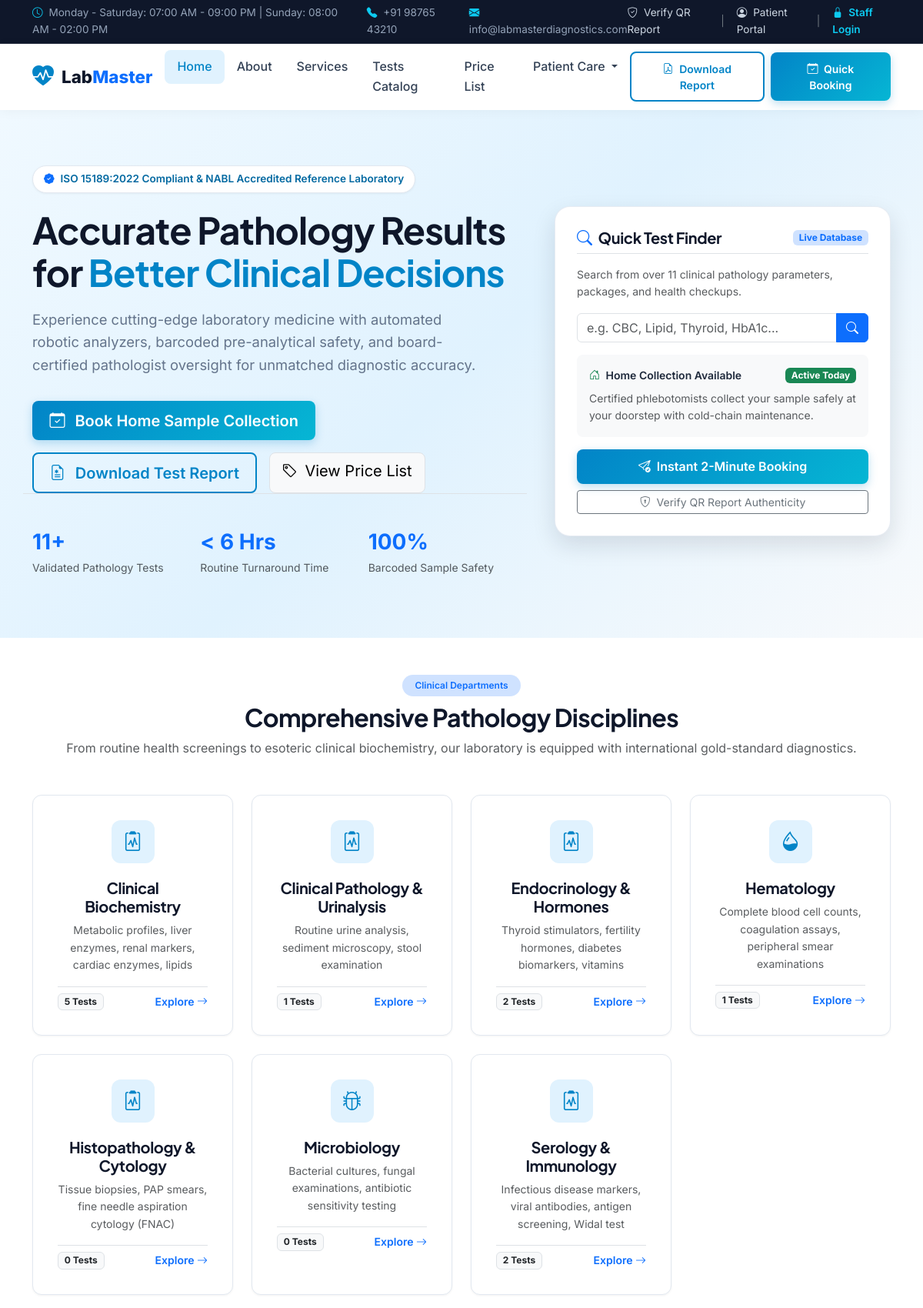
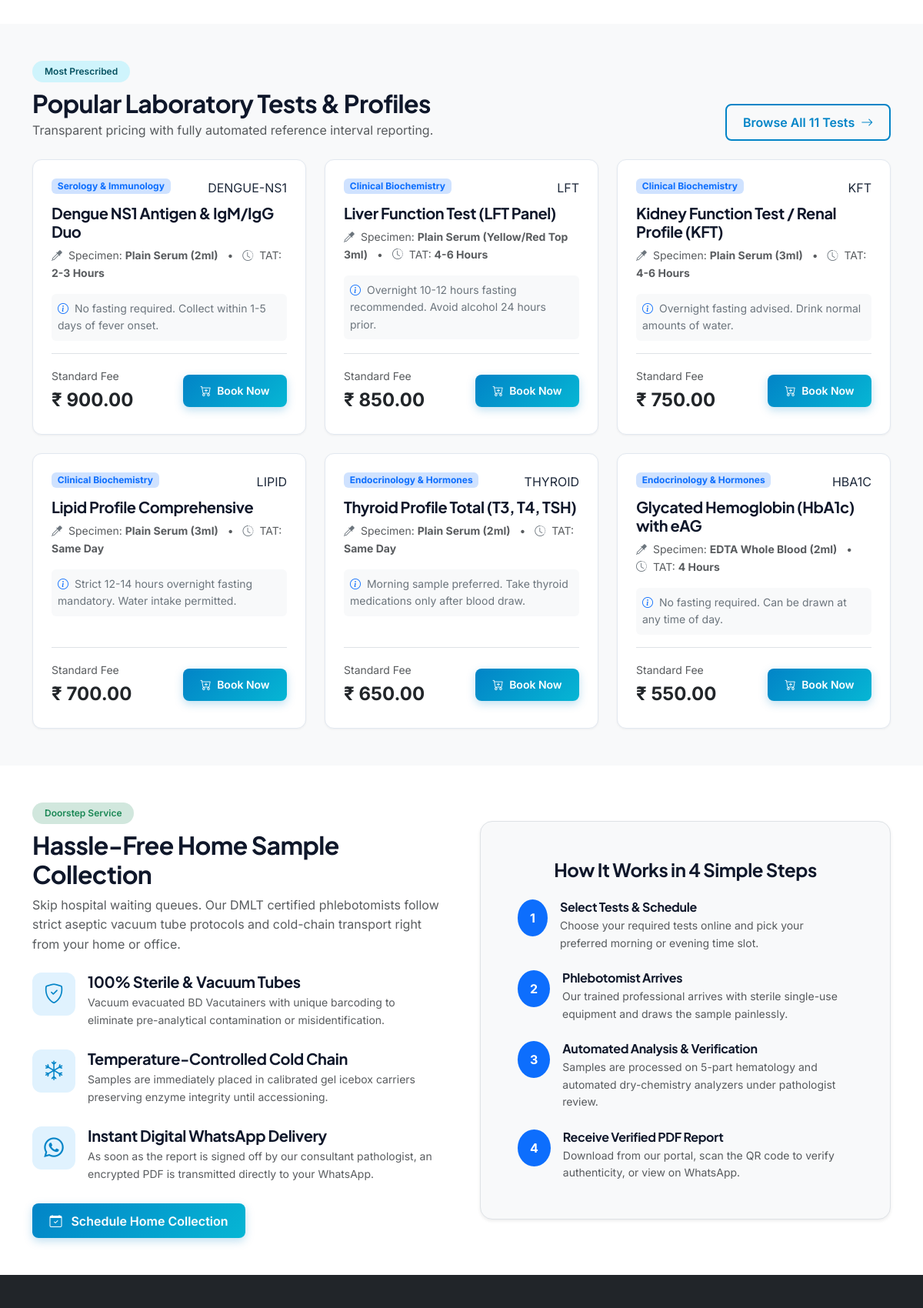
The page / (upper part) on the database its author committed (2 pictures, top to bottom).
### tables this page shows
CREATE TABLE `test_categories` (
  `id` INT AUTO_INCREMENT PRIMARY KEY,
  `name` VARCHAR(100) NOT NULL,
  `code` VARCHAR(50) NOT NULL UNIQUE,
  `description` TEXT NULL,
  `icon` VARCHAR(50) DEFAULT 'bi-droplet',
  `sort_order` INT DEFAULT 0,
  `is_active` TINYINT(1) DEFAULT 1
);

CREATE TABLE `tests` (
  `id` INT AUTO_INCREMENT PRIMARY KEY,
  `category_id` INT NOT NULL,
  `test_code` VARCHAR(50) NOT NULL UNIQUE,
  `test_name` VARCHAR(150) NOT NULL,
  `short_name` VARCHAR(50) NULL,
  `specimen_type` VARCHAR(100) NOT NULL DEFAULT 'Serum',
  `department` VARCHAR(100) NULL,
  `price` DECIMAL(10,2) NOT NULL DEFAULT 0.00,
  `cost_price` DECIMAL(10,2) DEFAULT 0.00,
  `turnaround_time` VARCHAR(100) DEFAULT 'Same Day (4-6 Hours)',
  `method` VARCHAR(100) NULL,
  `instructions` TEXT NULL,
  `clinical_significance` TEXT NULL,
  `is_package` TINYINT(1) DEFAULT 0,
  `is_active` TINYINT(1) DEFAULT 1,
  `created_at` TIMESTAMP DEFAULT CURRENT_TIMESTAMP,
  FOREIGN KEY (`category_id`) REFERENCES `test_categories`(`id`),
  INDEX (`test_code`),
  INDEX (`test_name`),
  INDEX (`category_id`)
);

### index.php (the view, shortened to what the rows shown need)
<?php
require_once __DIR__ . '/config/config.php';
require_once __DIR__ . '/includes/functions.php';
$categories = Database::fetchAll(
    "SELECT c.*, COUNT(t.id) as test_count
     FROM `test_categories` c
     LEFT JOIN `tests` t ON c.id = t.category_id AND t.is_active = 1
     GROUP BY c.id
     ORDER BY c.name ASC"
);
$popularTests = Database::fetchAll(
    "SELECT t.*, c.name as category_name
     FROM `tests` t
     JOIN `test_categories` c ON t.category_id = c.id
     WHERE t.is_active = 1
     ORDER BY t.price DESC
     LIMIT 6"
);
require_once __DIR__ . '/includes/header.php';
?>
<section class="hero-section">
  <div class="container">
    <div class="row align-items-center g-5">
      <div class="col-lg-7">
        <h1 class="hero-title">
          Accurate Pathology Results for <span>Better Clinical Decisions</span>
        </h1>
      </div>
    </div>
  </div>
</section>
<section class="py-5 bg-white">
  <div class="container">
    <div class="text-center max-w-700 mx-auto mb-5">
      <h2 class="section-title">Comprehensive Pathology Disciplines</h2>
    </div>
    <div class="row g-4">
      <?php
      $icons = [
          'Hematology' => 'bi-droplet-half',
          'Biochemistry' => 'bi-activity',
          'Clinical Pathology' => 'bi-prescription2',
          'Serology' => 'bi-shield-plus',
          'Immunology' => 'bi-virus',
          'Microbiology' => 'bi-bug',
          'Hormone Assays' => 'bi-heart-pulse'
      ];
      foreach ($categories as $cat):
          $icon = $icons[$cat['name']] ?? 'bi-clipboard2-pulse';
      ?>
      <div class="col-lg-3 col-md-4 col-sm-6">
        <div class="feature-card text-center">
          <div class="feature-icon-box mx-auto">
            <i class="bi <?= $icon ?>"></i>
          </div>
          <h5 class="fw-bold mb-2"><?= e($cat['name']) ?></h5>
          <p class="text-muted small mb-3"><?= e($cat['description'] ?? 'Automated precision diagnostics.') ?></p>
          <div class="d-flex align-items-center justify-content-between pt-2 border-top">
            <span class="badge bg-light text-dark border"><?= (int)$cat['test_count'] ?> Tests</span>
            <a href="<?= BASE_URL ?>/tests.php?cat=<?= (int)$cat['id'] ?>" class="text-primary small fw-semibold text-decoration-none">
              Explore <i class="bi bi-arrow-right"></i>
            </a>
          </div>
        </div>
      </div>
      <?php endforeach; ?>
    </div>
  </div>
</section>
<section class="py-5 bg-light">
  <div class="container">
    <div class="d-flex flex-wrap justify-content-between align-items-end mb-4">
      <div>
        <h2 class="section-title mb-1">Popular Laboratory Tests & Profiles</h2>
      </div>
    </div>
    <div class="row g-4">
      <?php foreach ($popularTests as $test): ?>
      <div class="col-lg-4 col-md-6">
        <div class="test-card h-100 d-flex flex-column justify-content-between">
          <div>
            <div class="d-flex justify-content-between align-items-start mb-2">
              <span class="badge bg-primary-subtle text-primary"><?= e($test['category_name']) ?></span>
              <span class="test-code"><?= e($test['test_code']) ?></span>
            </div>
            <h5 class="fw-bold mb-2"><?= e($test['test_name']) ?></h5>
            <div class="text-muted small mb-3">
              <i class="bi bi-eyedropper text-secondary me-1"></i> Specimen: <strong><?= e($test['specimen_type']) ?></strong>
              <span class="mx-2">•</span>
              <i class="bi bi-clock-history text-secondary me-1"></i> TAT: <strong><?= e($test['turnaround_time'] ?? 'Same Day') ?></strong>
            </div>
            <?php if (!empty($test['instructions'])): ?>
              <p class="small text-secondary mb-3 bg-light p-2 rounded">
                <i class="bi bi-info-circle text-primary me-1"></i> <?= e($test['instructions']) ?>
              </p>
            <?php endif; ?>
          </div>
          <div class="pt-3 border-top d-flex align-items-center justify-content-between">
            <div>
              <span class="text-muted small">Standard Fee</span>
              <div class="fs-4 fw-bold text-dark"><?= format_currency((float)$test['price']) ?></div>
            </div>
            <a href="<?= BASE_URL ?>/booking.php?test_id=<?= (int)$test['id'] ?>" class="btn btn-primary-lm btn-sm">
              <i class="bi bi-cart-plus me-1"></i> Book Now
            </a>
          </div>
        </div>
      </div>
      <?php endforeach; ?>
    </div>
  </div>
</section>
<section class="py-5 bg-white">
  <div class="container">
    <div class="row align-items-center g-5">
      <div class="col-lg-6">
        <h2 class="section-title">Hassle-Free Home Sample Collection</h2>
      </div>
    </div>
  </div>
</section>
<?php require_once __DIR__ . '/includes/footer.php'; ?>

### rows shown on the page
test_categories: name "Clinical Biochemistry", description "Metabolic profiles, liver enzymes, renal markers, cardiac enzymes, lipids", test_count "5"
test_categories: name "Clinical Pathology & Urinalysis", description "Routine urine analysis, sediment microscopy, stool examination", test_count "1"
test_categories: name "Endocrinology & Hormones", description "Thyroid stimulators, fertility hormones, diabetes biomarkers, vitamins", test_count "2"
test_categories: name "Hematology", description "Complete blood cell counts, coagulation assays, peripheral smear examinations", test_count "1"
test_categories: name "Histopathology & Cytology", description "Tissue biopsies, PAP smears, fine needle aspiration cytology (FNAC)", test_count "0"
test_categories: name "Microbiology", description "Bacterial cultures, fungal examinations, antibiotic sensitivity testing", test_count "0"
test_categories: name "Serology & Immunology", description "Infectious disease markers, viral antibodies, antigen screening, Widal test", test_count "2"
tests: category.name "Serology & Immunology", test_code "DENGUE-NS1", test_name "Dengue NS1 Antigen & IgM/IgG Duo", specimen_type "Plain Serum (2ml)", turnaround_time "2-3 Hours", instructions "No fasting required. Collect within 1-5 days of fever onset.", price "₹ 900.00"
tests: category.name "Clinical Biochemistry", test_code "LFT", test_name "Liver Function Test (LFT Panel)", specimen_type "Plain Serum (Yellow/Red Top 3ml)", turnaround_time "4-6 Hours", instructions "Overnight 10-12 hours fasting recommended. Avoid alcohol 24 hours prior.", price "₹ 850.00"
tests: category.name "Clinical Biochemistry", test_code "KFT", test_name "Kidney Function Test / Renal Profile (KFT)", specimen_type "Plain Serum (3ml)", turnaround_time "4-6 Hours", instructions "Overnight fasting advised. Drink normal amounts of water.", price "₹ 750.00"
tests: category.name "Clinical Biochemistry", test_code "LIPID", test_name "Lipid Profile Comprehensive", specimen_type "Plain Serum (3ml)", turnaround_time "Same Day", instructions "Strict 12-14 hours overnight fasting mandatory. Water intake permitted.", price "₹ 700.00"
tests: category.name "Endocrinology & Hormones", test_code "THYROID", test_name "Thyroid Profile Total (T3, T4, TSH)", specimen_type "Plain Serum (2ml)", turnaround_time "Same Day", instructions "Morning sample preferred. Take thyroid medications only after blood draw.", price "₹ 650.00"
tests: category.name "Endocrinology & Hormones", test_code "HBA1C", test_name "Glycated Hemoglobin (HbA1c) with eAG", specimen_type "EDTA Whole Blood (2ml)", turnaround_time "4 Hours", instructions "No fasting required. Can be drawn at any time of day.", price "₹ 550.00"

### other values the page prints
$workingHours "Monday - Saturday: 07:00 AM - 09:00 PM | Sunday: 08:00 AM - 02:00 PM"
$labPhone "+91 98765 43210"
$labEmail "info@labmasterdiagnostics.com"
$totalTestsCount "11"
